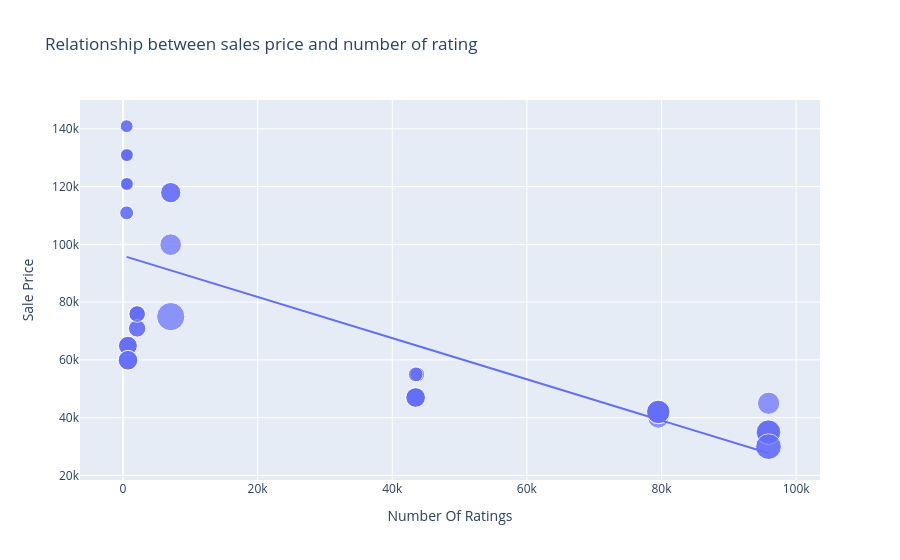

Notebook code cell kept with this figure:
### Code cell
figure = px.scatter(data_frame = df, x = 'Number Of Ratings', 
                    y = 'Sale Price', 
                    size = 'Discount Percentage', 
                    trendline = 'ols', 
                    title = 'Relationship between sales price and number of rating')

figure.show()

### Figure 1 — Plotly figure (JSON) as saved in the notebook; plotly's stock layout.template omitted (floating-point values rounded to 4 significant figures)
{"data": [{"hovertemplate": "Number Of Ratings=%{x}<br>Sale Price=%{y}<br>Discount Percentage=%{marker.size}<extra></extra>", "legendgroup": "", "marker": {"color": "#636efa", "size": [0, 0, 0, 0, 0, 0, 0, 0, 0, 20, 16, 20, 20, 20, 0, 0, 0, 0, 29, 15, 0, 15, 17, 18, 6, 6, 13, 6, 14, 10, 7, 6, 6, 13, 13, 10, 10, 6, 14, 6, 10, 6, 11, 11, 10, 14, 7, 6, 6, 6, 8, 8, 24, 22, 22, 22, 8, 24, 14, 14, 14, 14], "sizemode": "area", "sizeref": 0.0725, "symbol": "circle"}, "mode": "markers", "name": "", "orientation": "v", "showlegend": false, "type": "scatter", "x": [3431, 3431, 3431, 11202, 11202, 3431, 3431, 11202, 1454, 79512, 79512, 79582, 79512, 79512, 1078, 1078, 1078, 1078, 7088, 7088, 1078, 7088, 7081, 95909, 542, 580, 740, 545, 740, 2101, 545, 580, 580, 730, 730, 2101, 2101, 580, 740, 580, 2092, 545, 2101, 2092, 2101, 740, 545, 580, 580, 580, 43707, 43707, 95807, 95909, 95807, 95909, 43470, 95909, 43470, 43470, 43470, 43470], "xaxis": "x", "y": [49900, 84900, 84900, 77000, 77000, 49900, 49900, 77000, 89900, 41999, 39999, 41999, 41999, 41999, 131900, 117100, 131900, 117100, 74999, 117900, 117100, 117900, 99900, 44999, 140900, 130900, 64900, 120900, 59900, 75900, 110900, 130900, 120900, 64900, 64900, 75900, 75900, 120900, 59900, 120900, 75900, 140900, 70900, 70900, 75900, 59900, 110900, 120900, 130900, 130900, 54999, 54999, 29999, 34999, 34999, 34999, 54999, 29999, 46999, 46999, 46999, 46999], "yaxis": "y"}, {"hovertemplate": "<b>OLS trendline</b><br>Sale Price = -0.712783 * Number Of Ratings + 96054.8<br>R<sup>2</sup>=0.492139<br><br>Number Of Ratings=%{x}<br>Sale Price=%{y} <b>(trend)</b><extra></extra>", "legendgroup": "", "marker": {"color": "#636efa", "symbol": "circle"}, "mode": "lines", "name": "", "showlegend": false, "type": "scatter", "x": [542, 545, 545, 545, 545, 580, 580, 580, 580, 580, 580, 580, 580, 730, 730, 740, 740, 740, 740, 1078, 1078, 1078, 1078, 1078, 1454, 2092, 2092, 2101, 2101, 2101, 2101, 2101, 3431, 3431, 3431, 3431, 3431, 7081, 7088, 7088, 7088, 11202, 11202, 11202, 43470, 43470, 43470, 43470, 43470, 43707, 43707, 79512, 79512, 79512, 79512, 79582, 95807, 95807, 95909, 95909, 95909, 95909], "xaxis": "x", "y": [95670.0, 95670.0, 95670.0, 95670.0, 95670.0, 95640.0, 95640.0, 95640.0, 95640.0, 95640.0, 95640.0, 95640.0, 95640.0, 95530.0, 95530.0, 95530.0, 95530.0, 95530.0, 95530.0, 95290.0, 95290.0, 95290.0, 95290.0, 95290.0, 95020.0, 94560.0, 94560.0, 94560.0, 94560.0, 94560.0, 94560.0, 94560.0, 93610.0, 93610.0, 93610.0, 93610.0, 93610.0, 91010.0, 91000.0, 91000.0, 91000.0, 88070.0, 88070.0, 88070.0, 65070.0, 65070.0, 65070.0, 65070.0, 65070.0, 64900.0, 64900.0, 39380.0, 39380.0, 39380.0, 39380.0, 39330.0, 27770.0, 27770.0, 27690.0, 27690.0, 27690.0, 27690.0], "yaxis": "y"}], "layout": {"legend": {"itemsizing": "constant", "tracegroupgap": 0}, "title": {"text": "Relationship between sales price and number of rating"}, "xaxis": {"anchor": "y", "domain": [0, 1], "title": {"text": "Number Of Ratings"}}, "yaxis": {"anchor": "x", "domain": [0, 1], "title": {"text": "Sale Price"}}}}
